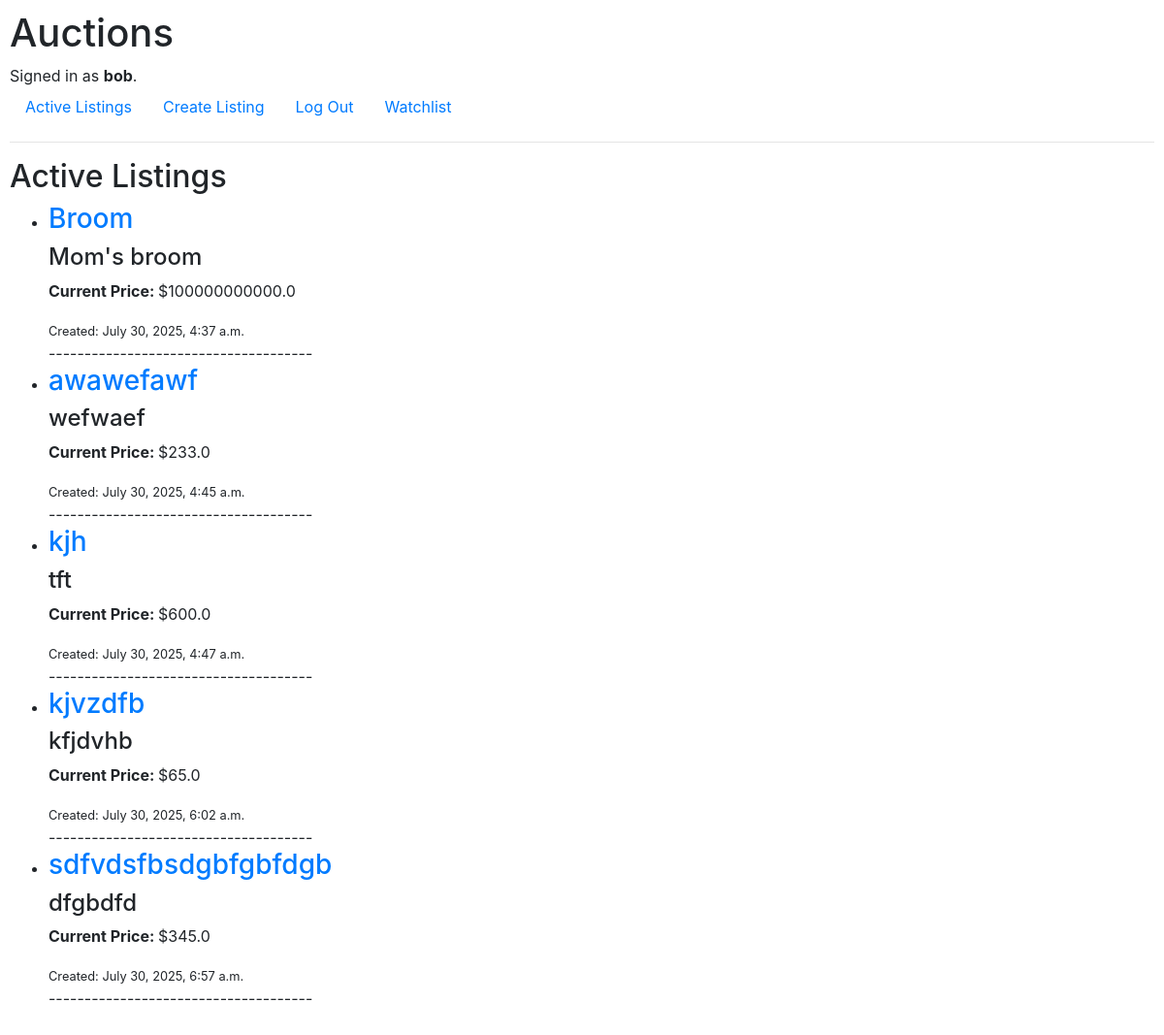
Screenshot of / (signed in) with the database file from the repository.
### auctions/models.py (models this page shows, shortened)
class User(AbstractUser):
    watchlist = models.ManyToManyField(
        "auctions.Auctions",
        blank=True,
        related_name="watchlist_users",
    )  # ManyToManyField to Auctions model for watchlist functionality

class Auctions(models.Model):
    auction_id = models.BigAutoField(primary_key=True)
    auction_name = models.CharField(max_length=1000)
    item_image = models.CharField(
        max_length=10000, blank=True, null=True, default=None
    )
    item_category = models.CharField(max_length=1000, blank=True, null=True, default=None)
    item_name = models.CharField(max_length=1000, default="No Name")
    item_description = models.CharField(max_length=10000, default="None")
    starting_bid = models.FloatField()
    listing_creation_time = models.DateTimeField(auto_now_add=True)
    listed_by = models.ForeignKey(
        User, on_delete=models.CASCADE, related_name="listed_items"
    )
    current_bid = models.FloatField()
    current_bid_by = models.ForeignKey(
        User, blank=True, null=True,
        default=None,
        on_delete=models.SET_NULL,
        related_name="winning_bids"
    )
    status = models.CharField(max_length=4, default="Sale")
    sold_to = models.ForeignKey(
        User, blank=True,
        null=True,
        on_delete=models.SET_NULL,
        related_name="purchased_items",
    )

### auctions/views.py (the view)
# urls.py: path("", views.index, name="index"),
def index(request):
    return render(request, "auctions/index.html", {
        "auctions": Auctions.objects.all(),
    })

### auctions/templates/auctions/index.html (shortened to what this page needs)
{% extends "auctions/layout.html" %}
{% block body %}
    <h2>Active Listings</h2>
<ul>
    {% for auction in auctions %}
      <li>
        <h3><a href="{% url 'auctions:listing_page' auction.auction_id %}">{{ auction.auction_name }}</a></h3>
        <h4>{{ auction.item_name }}</h4>
        <p><strong>Current Price: </strong>${{ auction.current_bid }}</p>
        <small>Created: {{ auction.listing_creation_time }}</small>
      </li>
      -------------------------------------
    {% endfor %}
</ul>
{% endblock %}

### auctions/templates/auctions/layout.html (shortened to what this page needs)
{% load static %}
<!DOCTYPE html>
<html lang="en">
    <head>
        <link rel="stylesheet" href="https://stackpath.bootstrapcdn.com/bootstrap/4.4.1/css/bootstrap.min.css">
        <link href="{% static 'auctions/styles.css' %}" rel="stylesheet">
    </head>
    <body>
        <h1>Auctions</h1>
        <div>
            {% if user.is_authenticated %}
                Signed in as <strong>{{ user.username }}</strong>.
            {% else %}
                Not signed in.
            {% endif %}
        </div>
        <ul class="nav">
            <li class="nav-item">
                <a class="nav-link" href="{% url 'auctions:index' %}">Active Listings</a>
            </li>
            {% if user.is_authenticated %}
                <li class="nav-item">
                    <a class="nav-link" href="{% url 'auctions:new_listing' %}"> Create Listing</a>
                </li>
                <li class="nav-item">
                    <a class="nav-link" href="{% url 'auctions:logout' %}">Log Out</a>
                </li>
                <li class="nav-item">
                    <a class="nav-link" href="{% url 'auctions:watchlist' %}">Watchlist</a>
                </li>
            {% endif %}
        </ul>
        <hr>
        {% block body %}
        {% endblock %}
    </body>
</html>

### auctions/static/auctions/styles.css (style rules this page uses)
body { padding: 10px; }

### rows the page displays
User: username "bob"
Auctions: auction_name "Broom", item_name "Mom's broom", current_bid "100000000000.0", listing_creation_time "July 30, 2025, 4:37 a.m."
Auctions: auction_name "awawefawf", item_name "wefwaef", current_bid "233.0", listing_creation_time "July 30, 2025, 4:45 a.m."
Auctions: auction_name "kjh", item_name "tft", current_bid "600.0", listing_creation_time "July 30, 2025, 4:47 a.m."
Auctions: auction_name "kjvzdfb", item_name "kfjdvhb", current_bid "65.0", listing_creation_time "July 30, 2025, 6:02 a.m."
Auctions: auction_name "sdfvdsfbsdgbfgbfdgb", item_name "dfgbdfd", current_bid "345.0", listing_creation_time "July 30, 2025, 6:57 a.m."
